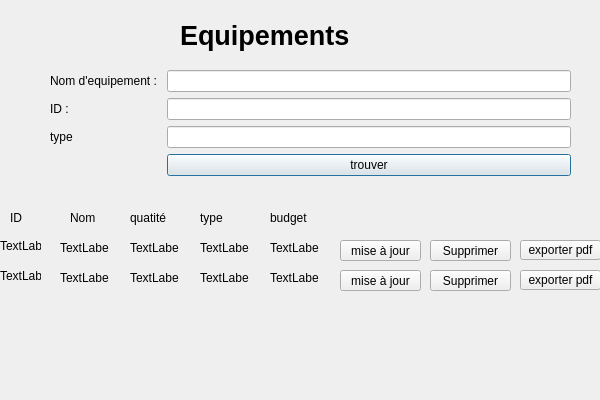
<?xml version="1.0" encoding="UTF-8"?>
<ui version="4.0">
 <class>FindArchitecte</class>
 <widget class="QDialog" name="FindArchitecte">
  <property name="geometry">
   <rect>
    <x>0</x>
    <y>0</y>
    <width>600</width>
    <height>400</height>
   </rect>
  </property>
  <property name="windowTitle">
   <string>Find equipements</string>
  </property>
  <widget class="QWidget" name="formLayoutWidget">
   <property name="geometry">
    <rect>
     <x>50</x>
     <y>70</y>
     <width>521</width>
     <height>111</height>
    </rect>
   </property>
   <layout class="QFormLayout" name="formLayout">
    <item row="0" column="0">
     <widget class="QLabel" name="label">
      <property name="text">
       <string>Nom d'equipement : </string>
      </property>
     </widget>
    </item>
    <item row="0" column="1">
     <widget class="QLineEdit" name="txt"/>
    </item>
    <item row="1" column="0">
     <widget class="QLabel" name="label_2">
      <property name="text">
       <string>ID :</string>
      </property>
     </widget>
    </item>
    <item row="1" column="1">
     <widget class="QLineEdit" name="txt_2"/>
    </item>
    <item row="2" column="1">
     <widget class="QLineEdit" name="typeLineEdit"/>
    </item>
    <item row="2" column="0">
     <widget class="QLabel" name="typeLabel">
      <property name="text">
       <string>type</string>
      </property>
     </widget>
    </item>
    <item row="3" column="1">
     <widget class="QPushButton" name="tBtn">
      <property name="text">
       <string>trouver</string>
      </property>
     </widget>
    </item>
   </layout>
  </widget>
  <widget class="QLabel" name="label_3">
   <property name="geometry">
    <rect>
     <x>10</x>
     <y>210</y>
     <width>49</width>
     <height>16</height>
    </rect>
   </property>
   <property name="text">
    <string>ID</string>
   </property>
  </widget>
  <widget class="QLabel" name="label_4">
   <property name="geometry">
    <rect>
     <x>70</x>
     <y>210</y>
     <width>49</width>
     <height>16</height>
    </rect>
   </property>
   <property name="text">
    <string>Nom</string>
   </property>
  </widget>
  <widget class="QLabel" name="label_5">
   <property name="geometry">
    <rect>
     <x>130</x>
     <y>210</y>
     <width>49</width>
     <height>16</height>
    </rect>
   </property>
   <property name="text">
    <string>quatité</string>
   </property>
  </widget>
  <widget class="QLabel" name="label_6">
   <property name="geometry">
    <rect>
     <x>200</x>
     <y>210</y>
     <width>49</width>
     <height>16</height>
    </rect>
   </property>
   <property name="text">
    <string>type</string>
   </property>
  </widget>
  <widget class="QLabel" name="label_7">
   <property name="geometry">
    <rect>
     <x>270</x>
     <y>210</y>
     <width>49</width>
     <height>16</height>
    </rect>
   </property>
   <property name="text">
    <string>budget</string>
   </property>
  </widget>
  <widget class="QLabel" name="label_9">
   <property name="geometry">
    <rect>
     <x>0</x>
     <y>236</y>
     <width>41</width>
     <height>20</height>
    </rect>
   </property>
   <property name="text">
    <string>TextLabel</string>
   </property>
  </widget>
  <widget class="QLabel" name="label_10">
   <property name="geometry">
    <rect>
     <x>60</x>
     <y>240</y>
     <width>49</width>
     <height>16</height>
    </rect>
   </property>
   <property name="text">
    <string>TextLabel</string>
   </property>
  </widget>
  <widget class="QLabel" name="label_11">
   <property name="geometry">
    <rect>
     <x>130</x>
     <y>240</y>
     <width>49</width>
     <height>16</height>
    </rect>
   </property>
   <property name="text">
    <string>TextLabel</string>
   </property>
  </widget>
  <widget class="QLabel" name="label_12">
   <property name="geometry">
    <rect>
     <x>200</x>
     <y>240</y>
     <width>49</width>
     <height>16</height>
    </rect>
   </property>
   <property name="text">
    <string>TextLabel</string>
   </property>
  </widget>
  <widget class="QLabel" name="label_13">
   <property name="geometry">
    <rect>
     <x>270</x>
     <y>240</y>
     <width>49</width>
     <height>16</height>
    </rect>
   </property>
   <property name="text">
    <string>TextLabel</string>
   </property>
  </widget>
  <widget class="QLabel" name="label_15">
   <property name="geometry">
    <rect>
     <x>0</x>
     <y>266</y>
     <width>41</width>
     <height>20</height>
    </rect>
   </property>
   <property name="text">
    <string>TextLabel</string>
   </property>
  </widget>
  <widget class="QLabel" name="label_16">
   <property name="geometry">
    <rect>
     <x>60</x>
     <y>270</y>
     <width>49</width>
     <height>16</height>
    </rect>
   </property>
   <property name="text">
    <string>TextLabel</string>
   </property>
  </widget>
  <widget class="QLabel" name="label_17">
   <property name="geometry">
    <rect>
     <x>130</x>
     <y>270</y>
     <width>49</width>
     <height>16</height>
    </rect>
   </property>
   <property name="text">
    <string>TextLabel</string>
   </property>
  </widget>
  <widget class="QLabel" name="label_18">
   <property name="geometry">
    <rect>
     <x>200</x>
     <y>270</y>
     <width>49</width>
     <height>16</height>
    </rect>
   </property>
   <property name="text">
    <string>TextLabel</string>
   </property>
  </widget>
  <widget class="QLabel" name="label_19">
   <property name="geometry">
    <rect>
     <x>270</x>
     <y>270</y>
     <width>49</width>
     <height>16</height>
    </rect>
   </property>
   <property name="text">
    <string>TextLabel</string>
   </property>
  </widget>
  <widget class="QLabel" name="label_21">
   <property name="geometry">
    <rect>
     <x>180</x>
     <y>20</y>
     <width>301</width>
     <height>31</height>
    </rect>
   </property>
   <property name="font">
    <font>
     <pointsize>20</pointsize>
     <bold>true</bold>
    </font>
   </property>
   <property name="text">
    <string>Equipements</string>
   </property>
  </widget>
  <widget class="QPushButton" name="tBtn_2">
   <property name="geometry">
    <rect>
     <x>520</x>
     <y>240</y>
     <width>81</width>
     <height>20</height>
    </rect>
   </property>
   <property name="text">
    <string>exporter pdf</string>
   </property>
  </widget>
  <widget class="QPushButton" name="tBtn_3">
   <property name="geometry">
    <rect>
     <x>430</x>
     <y>240</y>
     <width>81</width>
     <height>21</height>
    </rect>
   </property>
   <property name="text">
    <string>Supprimer</string>
   </property>
  </widget>
  <widget class="QPushButton" name="tBtn_4">
   <property name="geometry">
    <rect>
     <x>340</x>
     <y>240</y>
     <width>81</width>
     <height>21</height>
    </rect>
   </property>
   <property name="text">
    <string>mise à jour</string>
   </property>
  </widget>
  <widget class="QPushButton" name="tBtn_5">
   <property name="geometry">
    <rect>
     <x>340</x>
     <y>270</y>
     <width>81</width>
     <height>21</height>
    </rect>
   </property>
   <property name="text">
    <string>mise à jour</string>
   </property>
  </widget>
  <widget class="QPushButton" name="tBtn_6">
   <property name="geometry">
    <rect>
     <x>430</x>
     <y>270</y>
     <width>81</width>
     <height>21</height>
    </rect>
   </property>
   <property name="text">
    <string>Supprimer</string>
   </property>
  </widget>
  <widget class="QPushButton" name="tBtn_7">
   <property name="geometry">
    <rect>
     <x>520</x>
     <y>270</y>
     <width>81</width>
     <height>20</height>
    </rect>
   </property>
   <property name="text">
    <string>exporter pdf</string>
   </property>
  </widget>
 </widget>
 <resources/>
 <connections/>
</ui>
